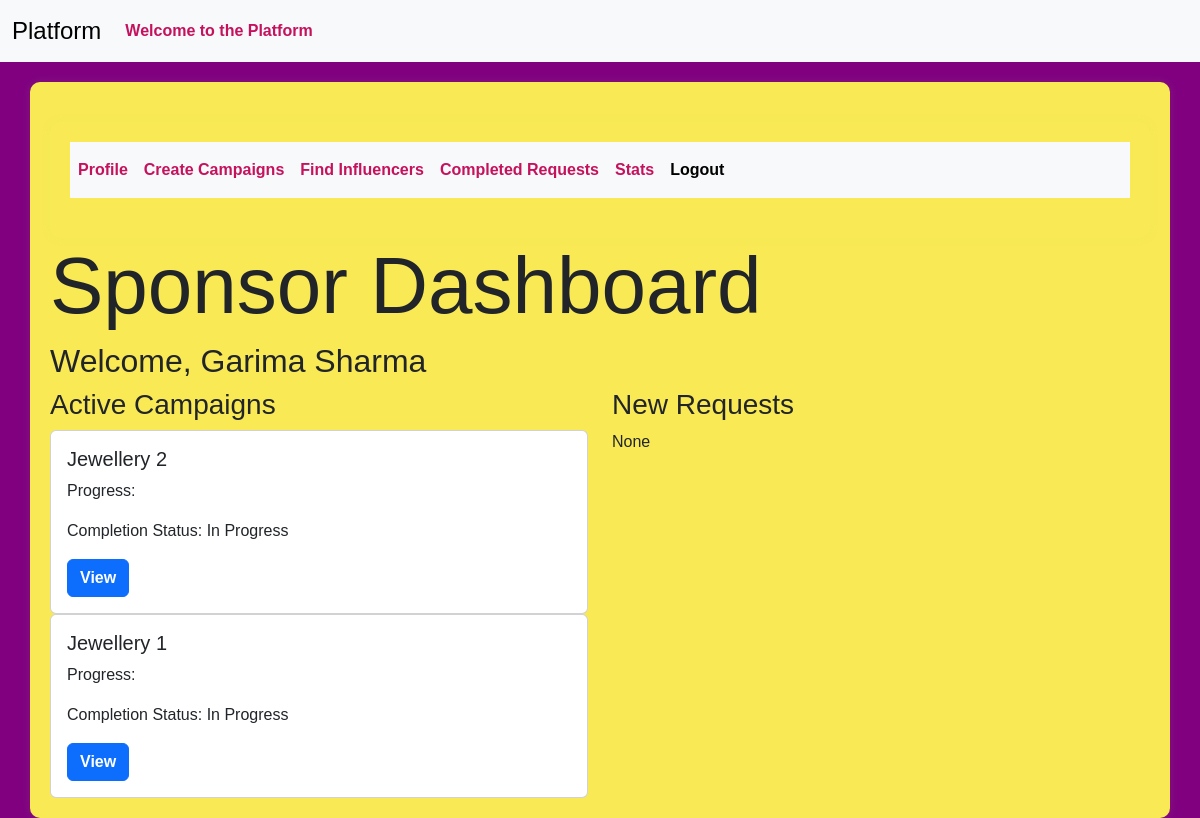
Page /sponsor/dashboard (signed in) on the earlier database version.
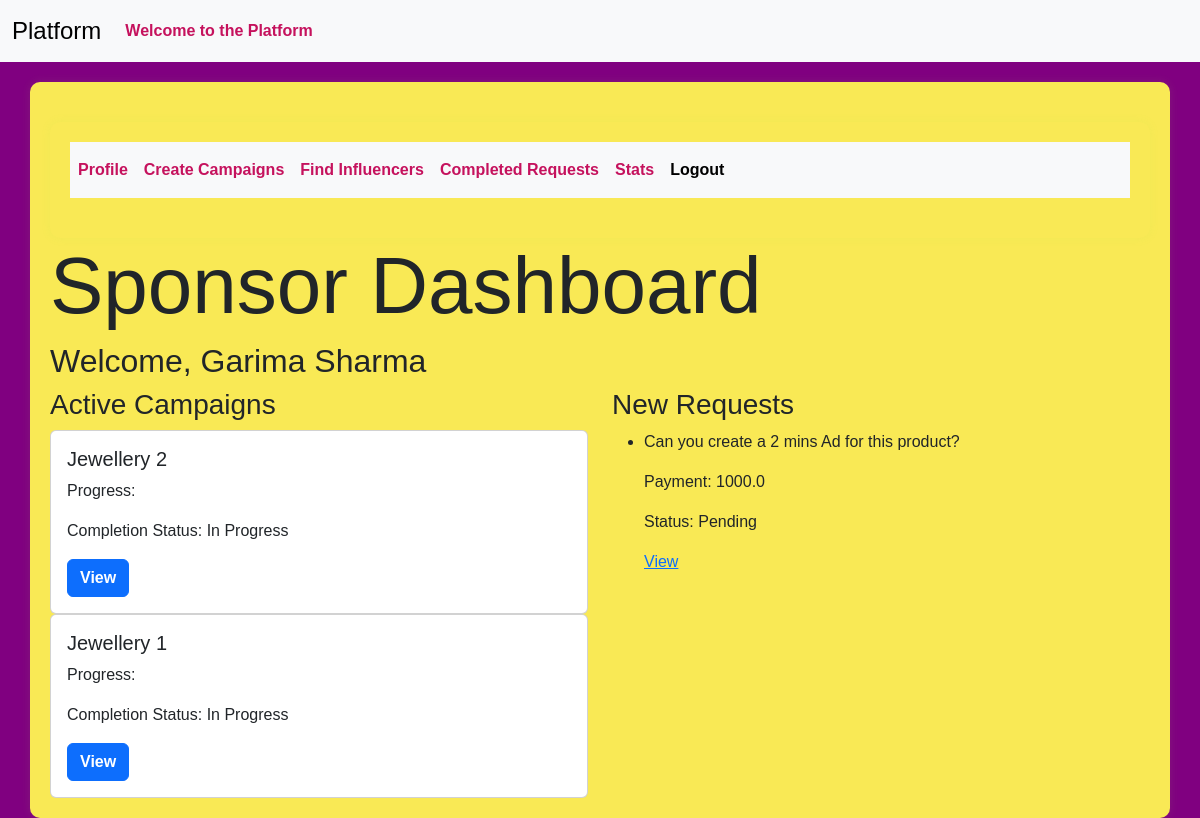
Same page on the later database version.
### models.py (models this page shows)
class Campaign(db.Model):
    __tablename__ = 'campaign'
    id = Column(Integer, primary_key=True)
    name = Column(String(256), unique=False)
    description = Column(Text, nullable=True)
    start_date = Column(Date, nullable=False,default=date.today())
    end_date = Column(Date, nullable=False,default=lambda:date.today()+timedelta(days=30))
    budget = Column(Float, nullable=False,default=0.0)
    visibility = Column(Enum('public', 'private', name='visibility_enum'), nullable=False, default='public')
    sponsor_id = Column(Integer, ForeignKey('sponsor.id'), nullable=False)
    flagged = Column(Boolean, default=False)
    status = Column(String(20), nullable=False,default='In Progress')
    niche = db.Column(db.Enum(NicheEnum), nullable=True)
    completion_status = Column(Boolean, default=False)
    sponsor = relationship('Sponsor', backref='campaigns', overlaps="sponsor_campaigns,sponsor_relation")

class AdRequest(db.Model):
    __tablename__ = 'ad_request'
    id = Column(Integer, primary_key=True)
    campaign_id = Column(Integer, ForeignKey('campaign.id'), nullable=False)
    influencer_id = Column(Integer, ForeignKey('influencer.id',ondelete='CASCADE'), nullable=False)
    requirements = Column(Text, nullable=True)
    payment_amount = Column(Float, nullable=False)
    status = Column(Enum('Pending', 'Accepted', 'Rejected', name='status_enum'), nullable=False, default='Pending')
    campaign = relationship('Campaign', backref='ad_requests')
    influencer = relationship('Influencer',backref=backref('ad_requests', cascade='all, delete-orphan'), overlaps="influencer_ad_requests,influencer_relation")

### routes.py (the view)
@app.route('/sponsor/dashboard')
@auth_required
def sponsor_dashboard():
    user_id=session.get('user_id')
    if not user_id:
        flash('Kindly login first')
        return redirect(url_for('login'))
    sponsor=Sponsor.query.get(user_id)
    if not sponsor:
        flash('Not Found!','danger')
        return redirect(url_for('login'))
    active_campaigns=Campaign.query.filter_by(sponsor_id=sponsor.id).all()
    new_requests=AdRequest.query.join(Campaign).filter(Campaign.sponsor_id==sponsor.id,AdRequest.status=='Pending').all()
    return render_template('sponsor_dashboard.html',user=sponsor,active_campaigns=active_campaigns,new_requests=new_requests)

### app.py (called while the page is built)
@login_manager.user_loader
def load_user(user_id):
    return User.query.get(int(user_id))

### routes.py (called while the page is built)
def auth_required(func):
    @wraps(func)
    def inner(*args,**kwargs):
        if 'user_id' in session:
            return func(*args,**kwargs)
        else:
           flash('Kindly login first.')
           return redirect(url_for('login'))
    return inner

### templates/sponsor_dashboard.html (shortened to what this page needs)
{% extends 'layout.html' %}
{% block content %}
<div class="container">
    <nav class="navbar navbar-expand-lg bg-body-tertiary">
          <div class="collapse navbar-collapse" id="navbarSupportedContent">
            <ul class="navbar-nav me-auto mb-2 mb-lg-0">
              <li class="nav-item">
                <a class="nav-link" aria-current="page" href="{{url_for('profile')}}">Profile</a>
              </li>
              <li class="nav-item">
                <a class="nav-link" href="{{url_for('create_campaign')}}">Create Campaigns</a>
              </li>
              <li class="nav-item">
               <a class="nav-link" href="{{url_for('find_influencers')}}">Find Influencers</a>
              </li>
              <li class="nav-item">
                <a class="nav-link" href="{{url_for('completed_requests')}}">Completed Requests</a>
              </li>
              <li class="nav-item">
                <a class="nav-link" href="{{url_for('stats.sponsor_stats')}}">Stats</a>
               </li>
              <li class="nav-item">
                <a class="nav-link active" href="{{url_for('logout')}}">Logout</a>
              </li>
            </ul>
          </div>
        </div>
    <h1 class="display-1"> Sponsor Dashboard</h1>
    <h2> Welcome, {{user.name}}</h2>
    <div class="row">
        <div class="col">
            <h3> Active Campaigns</h3>
            {% for campaign in active_campaigns %}
              {% if campaign.status != 'Completed' %}
              <div class="card">
                 <div class="card-body">
                    <h5 class="card-title">{{ campaign.name}}</h5>
                    <p class="card-text"> Progress:{{campaign.progress}}</p>
                    <p> Completion Status: {{ 'Completed' if campaign.completion_status else 'In Progress' }}</p>
                    <a href="{{url_for('view_campaign', campaign_id=campaign.id)}}" class="btn btn-primary">View</a>
                 </div>
              </div>
              {% endif %}
            {% endfor %}
        </div>
    <div class="col">
        <h3>New Requests</h3>
        {% if new_requests %}
          <ul>
            {% for request in new_requests %}
              <li>
                <p>{{request.requirements}}</p>
                <p>Payment: {{request.payment_amount}}</p>
                <p>Status: {{request.status}}</p>
                <a href="{{url_for('view_ad_request',request_id=request.id)}}">View</a>
              </li>
            {% endfor %}
          </ul>
        {% else %}
          <p>None</p>
        {% endif %}
    </div>
{% endblock %}

Differences in the rows shown:
added AdRequest: requirements "Can you create a 2 mins Ad for this product?", payment_amount "1000.0", status "Pending"
Other differences:
text no longer shown: "None"
